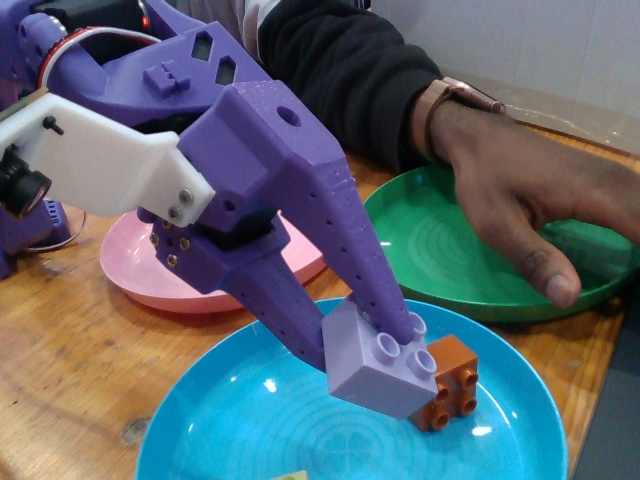
#> input picture positive/lavender-2x2_3437/grip-017/frame_001.jpg, 640 x 480 px
$ python -i publish_mark_inspection.py   (imports and definitions only)
#> lines starting #> are read from the running program, lines starting #| are printed output that depends on the picture; after the words box and inside, x2 and y2 are one past the last pixel; in counts of white or black regions, pixels touching at a corner belong together
"""Publish fresh real-camera dark-mark overlays to the existing Studio camera wall.

Visual heuristic only. No trained-model, calibrated-defect or robot-motion claims.
"""

import argparse
import base64
import io
import json
import math
import time
from pathlib import Path
from urllib.request import Request, urlopen

import cv2
import numpy as np
from PIL import Image

from brickcell.inspection.dark_marks import score_brick_roi_dark_mark
from brickcell.util import sha256


# [4 lines left out: function jpeg, not called in this run]


def locate_red_brick(rgb):
    """Locate one dominant red region; reject absent/ambiguous targets."""
    hsv = cv2.cvtColor(rgb, cv2.COLOR_RGB2HSV)
#> hsv: shape (480, 640, 3); mean H, S, V 80.1, 120.5, 132.7
    mask = (
        ((hsv[:, :, 0] <= 10) | (hsv[:, :, 0] >= 170)) & (hsv[:, :, 1] >= 90) & (hsv[:, :, 2] >= 40)
    ).astype(np.uint8)
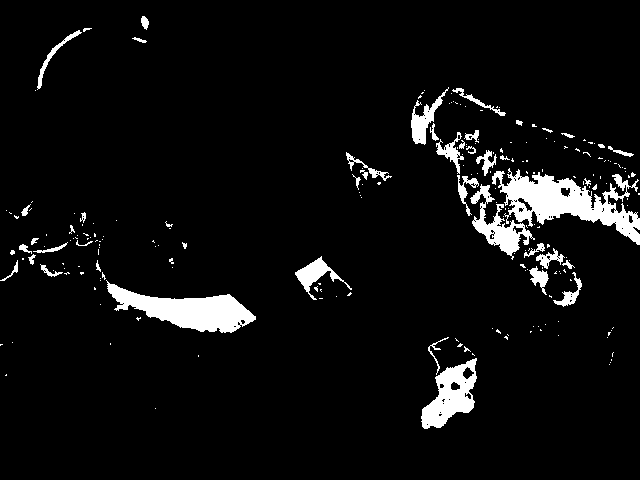
#> mask: shape (480, 640); values 0 (black) and 1 (white), 5.7% white; 223 white regions (177 under 20 px), largest, box (x1, y1, x2, y2) and area: (492, 168, 640, 245) 4613, (106, 280, 256, 333) 3574, (421, 358, 477, 429) 2056
    mask = cv2.morphologyEx(mask, cv2.MORPH_CLOSE, np.ones((5, 5), np.uint8))
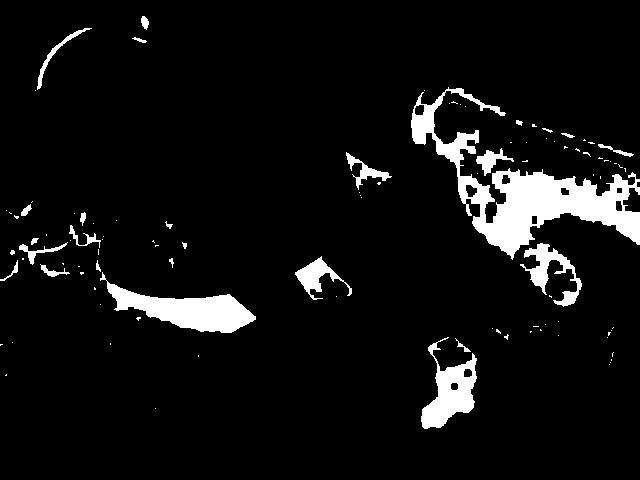
#> mask: shape (480, 640); values 0 (black) and 1 (white), 6.8% white; 103 white regions (77 under 20 px), largest, box (x1, y1, x2, y2) and area: (411, 87, 640, 260) 10019, (100, 272, 256, 333) 3673, (421, 337, 477, 429) 2320
    count, _, stats, _ = cv2.connectedComponentsWithStats(mask)
#> count = 104; stats = 104 rows, first 6: [0, 0, 640, 480, 286422], [141, 16, 8, 14, 76], [37, 28, 55, 62, 333], [132, 37, 15, 6, 39], [411, 87, 229, 173, 10019], [35, 90, 1, 1, 1]
    candidates = [
        row
        for row in stats[1:count]
        if row[4] >= 200
        and min(row[2], row[3]) >= 20
        and row[4] < rgb.shape[0] * rgb.shape[1] * 0.2
    ]
#> candidates = [[37, 28, 55, 62, 333], [411, 87, 229, 173, 10019], [476, 148, 38, 28, 381], [346, 152, 46, 38, 429], [19, 242, 49, 23, 239], [520, 243, 62, 64, 1280], [295, 256, 57, 44, 822], [100, 272, 156, 61, 3673], [421, 337, 56, 92, 2320]]
    candidates.sort(key=lambda row: row[4], reverse=True)
    if not candidates or (len(candidates) > 1 and candidates[1][4] > candidates[0][4] * 0.35):
        return None
    x, y, w, h, _ = map(int, candidates[0])
    pad = max(8, round(max(w, h) * 0.12))
    return [
        max(0, x - pad),
        max(0, y - pad),
        min(rgb.shape[1], x + w + pad),
        min(rgb.shape[0], y + h + pad),
    ]


# [221 lines left out: functions inspect_frame, main, not called in this run]


# [2 lines not run here, left out]

>>> import cv2
>>> picture = cv2.cvtColor(cv2.imread('../positive/lavender-2x2_3437/grip-017/frame_001.jpg'), cv2.COLOR_BGR2RGB)
>>> result = locate_red_brick(picture)

$ run again, on positive/lavender-2x2_3437/grip-017/frame_006.jpg
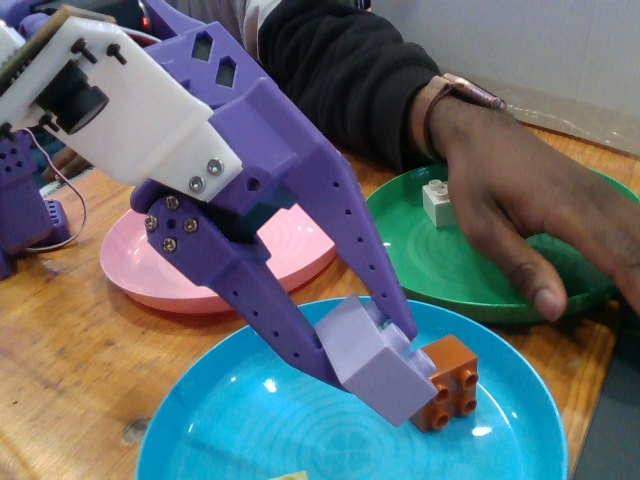
#> input picture positive/lavender-2x2_3437/grip-017/frame_006.jpg, 640 x 480 px
#> hsv: shape (480, 640, 3); mean H, S, V 78.3, 113.5, 136.3
#> in locate_red_brick, `mask = ( ((hsv[:, :, 0] <= 10) | (hsv[:, :, 0] >= 170)) & (hsv[:, :, 1..`:
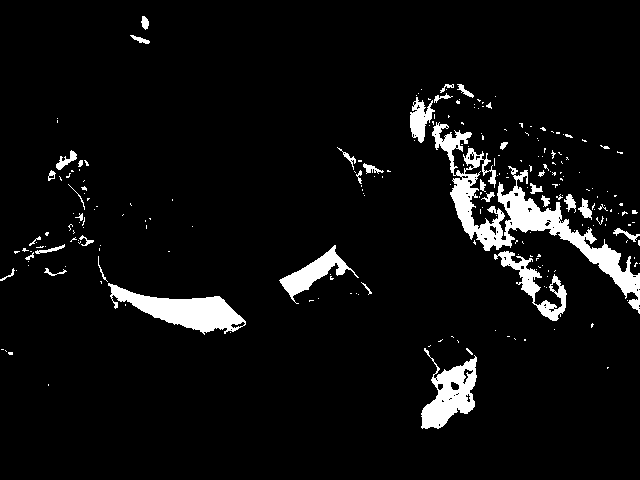
#> mask: shape (480, 640); values 0 (black) and 1 (white), 5.8% white; 234 white regions (194 under 20 px), largest, box (x1, y1, x2, y2) and area: (432, 122, 640, 314) 6613, (108, 283, 246, 335) 3014, (421, 348, 477, 429) 2211
#> in locate_red_brick, `mask = cv2.morphologyEx(mask, cv2.MORPH_CLOSE, np.ones((5, 5), np.uint..`:
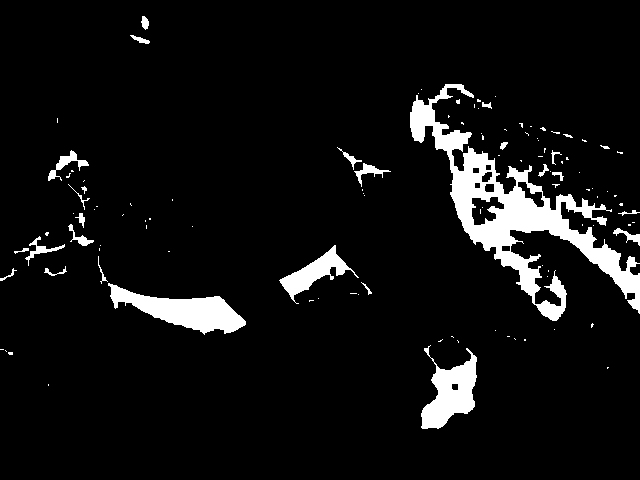
#> mask: shape (480, 640); values 0 (black) and 1 (white), 6.8% white; 112 white regions (84 under 20 px), largest, box (x1, y1, x2, y2) and area: (410, 84, 640, 321) 11632, (108, 283, 246, 335) 3123, (421, 345, 477, 429) 2442
#> count = 113; stats = 113 rows, first 6: [0, 0, 640, 480, 286240], [141, 16, 8, 14, 77], [130, 35, 20, 9, 78], [410, 84, 230, 237, 11632], [421, 89, 1, 1, 1], [418, 93, 1, 1, 1]
#> candidates = [[410, 84, 230, 237, 11632], [48, 150, 41, 31, 338], [354, 163, 37, 24, 229], [25, 236, 40, 30, 235], [279, 245, 80, 59, 1363], [108, 283, 138, 52, 3123], [421, 345, 56, 84, 2442]]
#> x = 410; y = 84; w = 230; h = 237
#> pad = 28
#> result = [382, 56, 640, 349]
